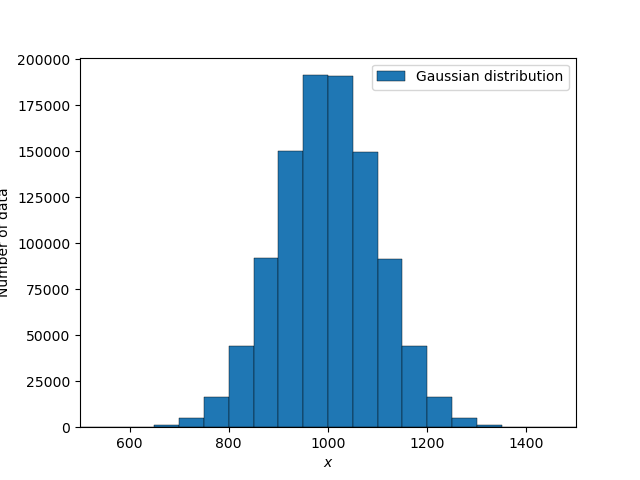

Write the Python code that produced this figure.
#!/usr/pkg/bin/python3.9

#
# Time-stamp: <2023/03/02 14:38:40 (CST) daisuke>
#

# importing numpy module
import numpy

# importing matplotlib module
import matplotlib.figure
import matplotlib.backends.backend_agg
import matplotlib.dates

# output image file
file_output = 'advobs202302_s03_07_01.png'

# parameters for random number generation
mean   = 1000.0
stddev = 100.0
n      = 10**6

# parameters for histogram
bin_min   = 500.0
bin_max   = 1500.0
bin_width = 50.0
bin_n     = int ((bin_max - bin_min) / bin_width) + 1

# generating random numbers
rng  = numpy.random.default_rng ()
dist = rng.normal (loc=mean, scale=stddev, size=n)

# initialisation of numpy arrays for histogram
hist_x = numpy.linspace (bin_min, bin_max, bin_n)
hist_y = numpy.zeros (bin_n, dtype='int64')

# construction of a histogram
for i in range (len (dist)):
    # if data is outside of [bin_min, bin_max], then skip
    if ( (dist[i] < bin_min) or (dist[i] > bin_max) ):
        continue
    # counting number of data in each bin
    hist_y[int ( (dist[i] - bin_min) / bin_width)] += 1

# printing histogram
for i in range (bin_n):
    bin_0 = bin_min + bin_width * i
    bin_1 = bin_min + bin_width * (i+1)
    print (f'{bin_0:6.1f}-{bin_1:6.1f}  {hist_y[i]:6d}')
    
# making a fig object
fig = matplotlib.figure.Figure ()

# making a canvas object
canvas = matplotlib.backends.backend_agg.FigureCanvasAgg (fig)

# making an axes object
ax = fig.add_subplot (111)

# labels
ax.set_xlabel ('$x$')
ax.set_ylabel ('Number of data')

# axis settings
ax.set_xlim (bin_min, bin_max)

# plotting data
ax.bar (hist_x, hist_y, bin_width, edgecolor='black', linewidth=0.3, \
        align='edge', label='Gaussian distribution')

# legend
ax.legend ()

# saving the figure to a file
fig.savefig (file_output)
